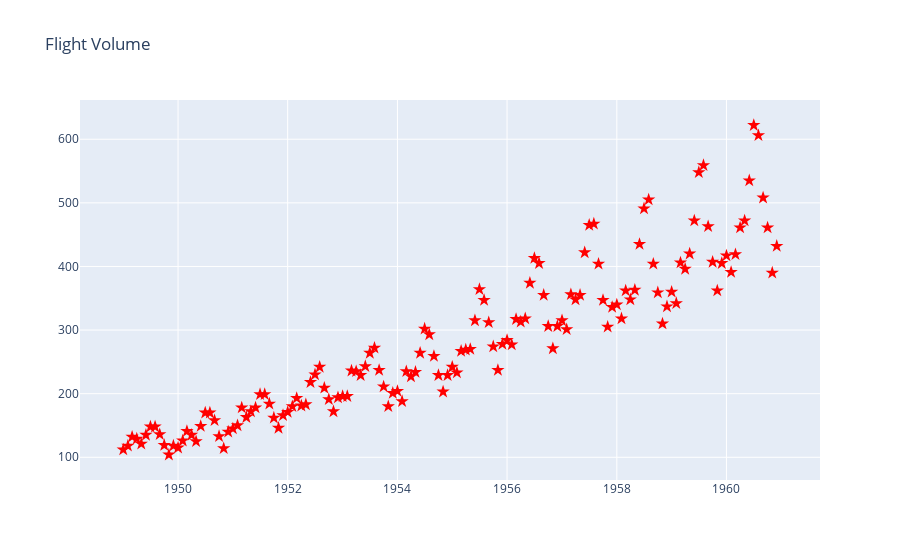

Here is the notebook cell this chart was saved with:
### Code cell
# creating new figure
fig3 = go.Figure()
# creating scatter plot with custom red stars
fig3.add_trace(go.Scatter(x=df['Month'], y=df['#Passengers'], mode='markers', name='Flight Volume', marker=dict(symbol='star', size=10, color='red')))
# label for chart
fig3.update_layout(title='Flight Volume')
# display scatter plot
fig3.show()

### Figure 1 — Plotly figure (JSON) as saved in the notebook; plotly's stock layout.template omitted (floating-point values rounded to 4 significant figures; data arrays with more than 128 entries replaced by an {"elided": "..."} marker saying what was removed)
{"data": [{"marker": {"color": "red", "size": 10, "symbol": "star"}, "mode": "markers", "name": "Flight Volume", "type": "scatter", "x": {"elided": "144 str values"}, "y": {"elided": "144 int values"}}], "layout": {"title": {"text": "Flight Volume"}}}
